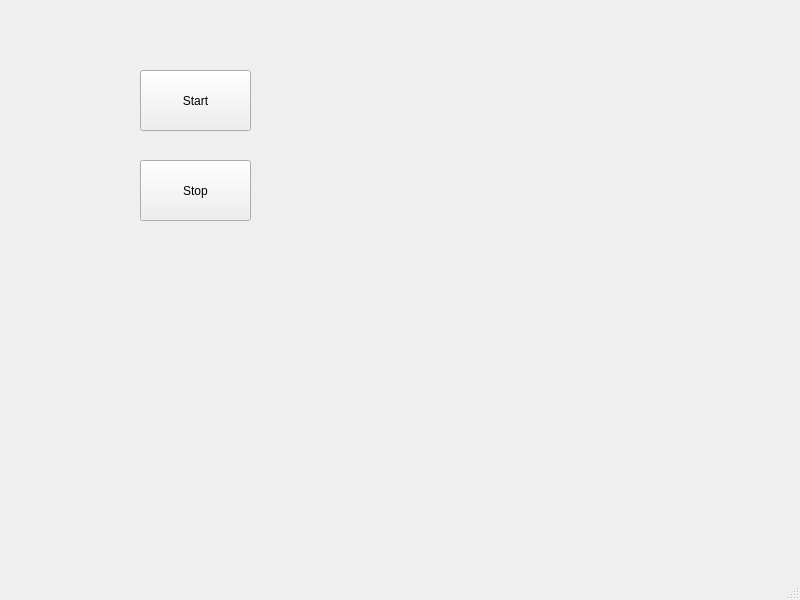
<?xml version="1.0" encoding="UTF-8"?>
<ui version="4.0">
 <class>MainWindow</class>
 <widget class="QMainWindow" name="MainWindow">
  <property name="geometry">
   <rect>
    <x>0</x>
    <y>0</y>
    <width>800</width>
    <height>600</height>
   </rect>
  </property>
  <property name="windowTitle">
   <string>MainWindow</string>
  </property>
  <widget class="QWidget" name="centralwidget">
   <widget class="QPushButton" name="pushButton">
    <property name="geometry">
     <rect>
      <x>140</x>
      <y>70</y>
      <width>111</width>
      <height>61</height>
     </rect>
    </property>
    <property name="text">
     <string>Start</string>
    </property>
   </widget>
   <widget class="QPushButton" name="pushButton_2">
    <property name="geometry">
     <rect>
      <x>140</x>
      <y>160</y>
      <width>111</width>
      <height>61</height>
     </rect>
    </property>
    <property name="text">
     <string>Stop</string>
    </property>
   </widget>
  </widget>
  <widget class="QMenuBar" name="menubar">
   <property name="geometry">
    <rect>
     <x>0</x>
     <y>0</y>
     <width>800</width>
     <height>22</height>
    </rect>
   </property>
  </widget>
  <widget class="QStatusBar" name="statusbar"/>
 </widget>
 <resources/>
 <connections/>
</ui>
